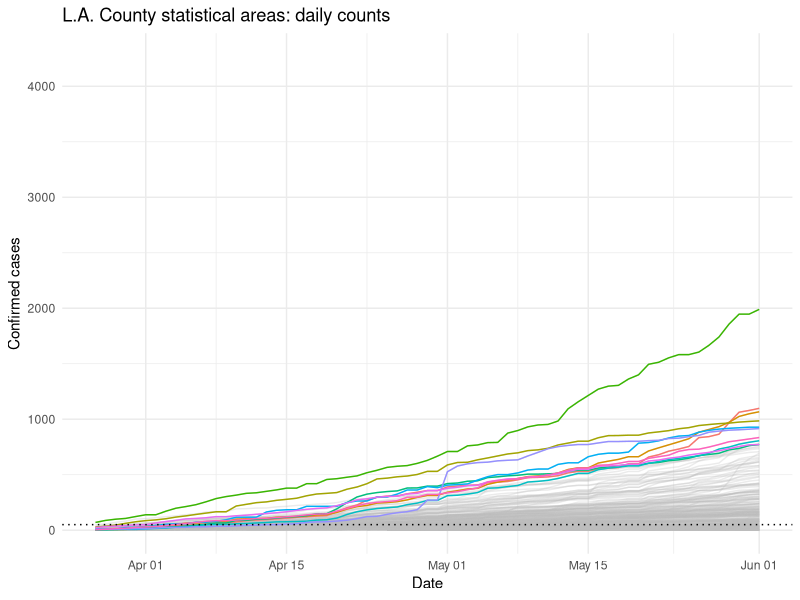
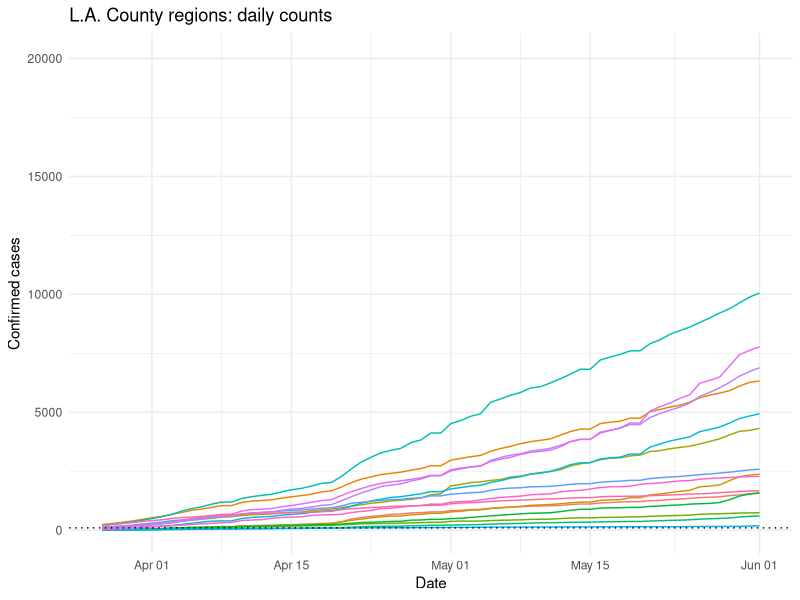
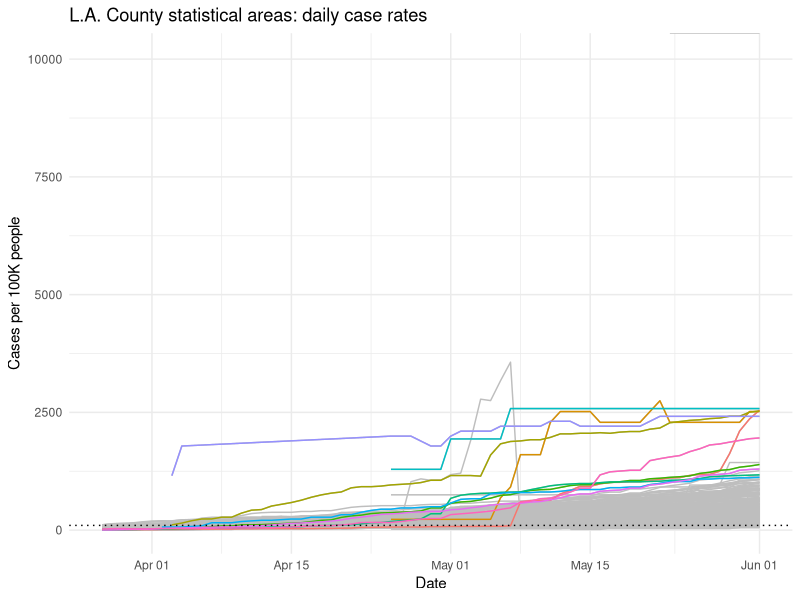
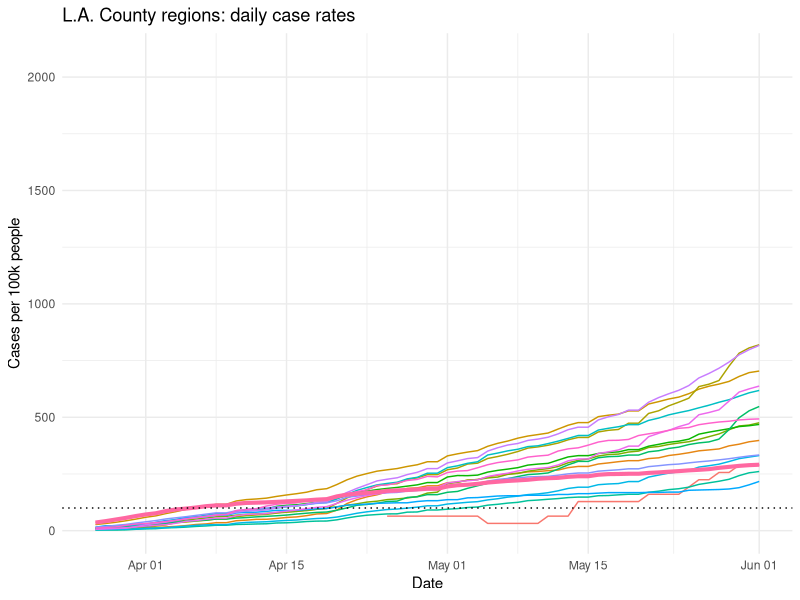
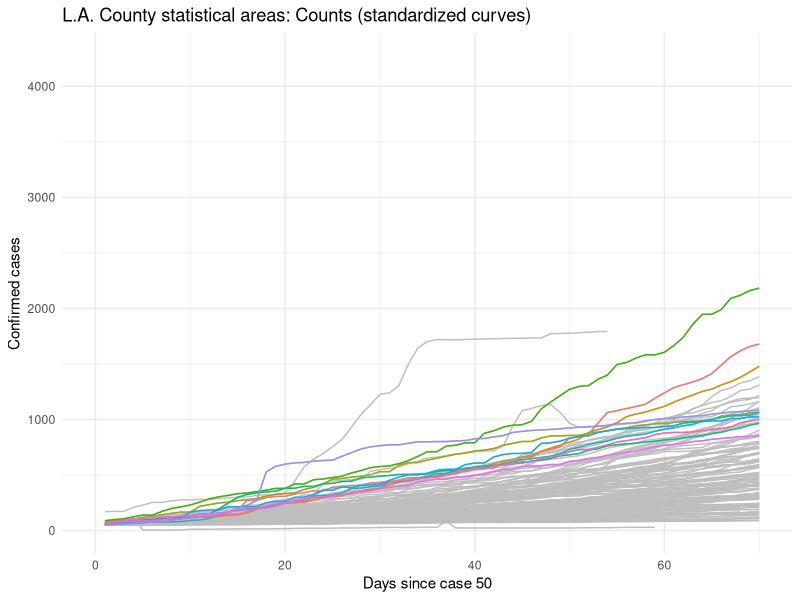
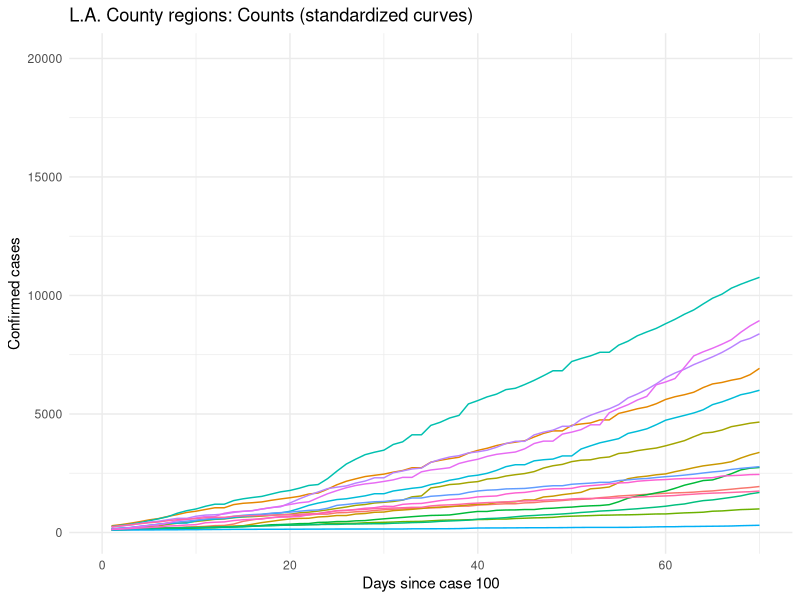
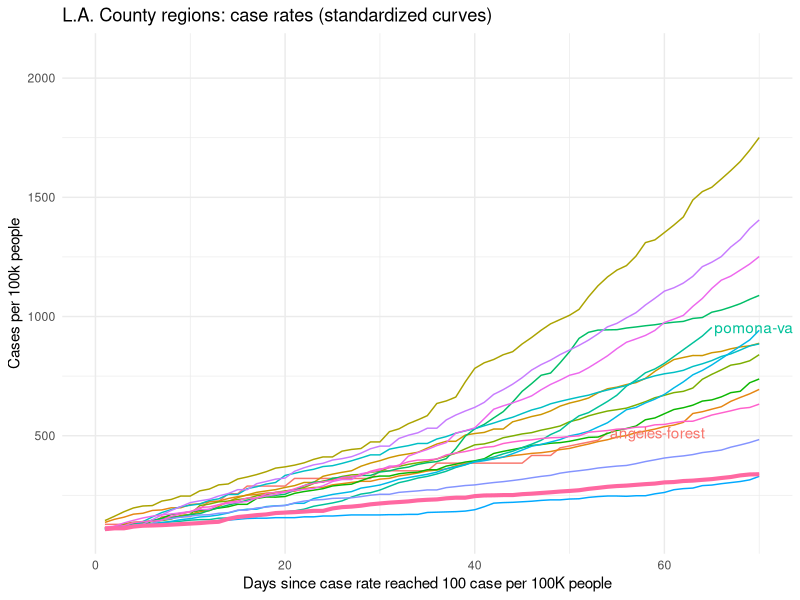
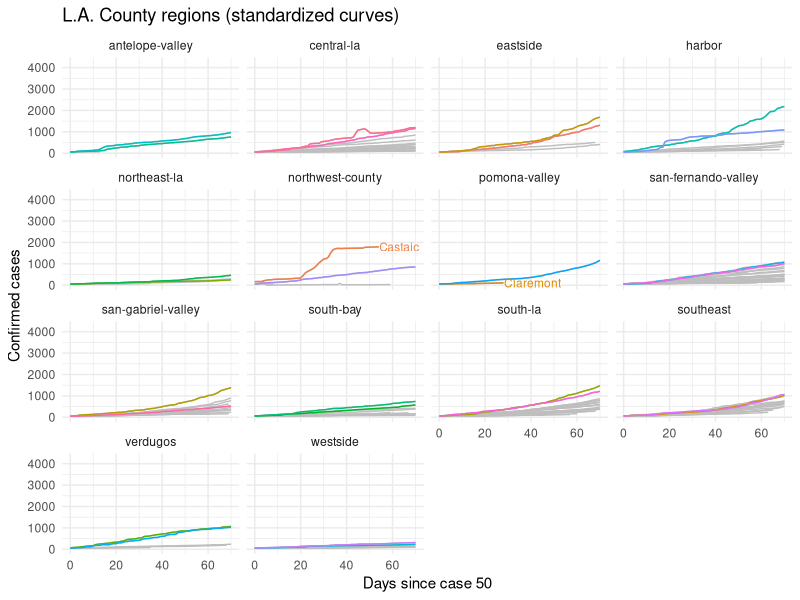

Generate these figures, in order, with R:
library(glue)
library(tidyverse)

case.cutoff = 50
case.rate.cutoff = 100

csa.daily = read_csv('processed/csa-daily-calcs.csv') %>% 
  rename(
    days.since.case.cutoff = glue('days.since.{case.cutoff}.cases'),
    days.since.case.rate.cutoff = glue('days.since.{case.rate.cutoff}.cases.per.100k')
  )

csa.daily.latest = read_csv('processed/csa-daily-calcs-latest.csv') %>%
  rename(
    days.since.case.cutoff = glue('days.since.{case.cutoff}.cases'),
    days.since.case.rate.cutoff = glue('days.since.{case.rate.cutoff}.cases.per.100k')
  )

regions.daily = read_csv('processed/region-daily-calcs.csv') %>% 
  rename(
    days.since.case.cutoff = glue('days.since.{case.cutoff * 2}.cases'),
    days.since.case.rate.cutoff = glue('days.since.{case.rate.cutoff}.cases.per.100k')
  )

regions.daily.latest = read_csv('processed/region-daily-calcs-latest.csv') %>%
  rename(
    days.since.case.cutoff = glue('days.since.{case.cutoff * 2}.cases'),
    days.since.case.rate.cutoff = glue('days.since.{case.rate.cutoff}.cases.per.100k')
  )

max.date = as.Date('2020-06-01')
max.days.since = 70

# csa daily counts --------------------------------------------------------

plot.csa.counts.daily = csa.daily %>%
  filter(confirmed.cases > 0) %>% 
  ggplot(aes(date, confirmed.cases, group = csa.hood.name)) +
  geom_line(color = 'grey', alpha = 0.3) +
  geom_line(
    data = . %>%
      semi_join(
        csa.daily.latest %>%
          arrange(-confirmed.cases) %>%
          head(10),
        by = 'csa.hood.name'
      ),
    aes(color = csa.hood.name)
  ) +
  geom_text(
    data = . %>%
      semi_join(
        csa.daily.latest %>%
          arrange(-confirmed.cases) %>%
          head(10),
        by = 'csa.hood.name'
      ) %>%
      group_by(csa.hood.name) %>%
      filter(date == max(date)),
    aes(
      label = csa.hood.name,
      color = csa.hood.name
    ),
    hjust = 'left',
    nudge_x = 0.25
  ) +
  geom_hline(yintercept = case.cutoff, linetype = "dotted") +
  scale_x_date(limits = c(as.Date('2020-03-27'), max.date)) +
  theme_minimal() +
  theme(legend.position = 'none') +
  xlab('Date') +
  ylab('Confirmed cases') +
  ggtitle('L.A. County statistical areas: daily counts')

plot.csa.counts.daily

# region daily counts -----------------------------------------------------

plot.region.counts.daily = regions.daily %>%
  filter(confirmed.cases > 0) %>% 
  filter(mapla.region.slug != 'angeles-forest') %>% 
  ggplot(aes(date, confirmed.cases, group = mapla.region.slug, color = mapla.region.slug)) +
  geom_line() +
  geom_text(
    data = . %>% 
      group_by(mapla.region.slug) %>% 
      filter(date == max(date)),
    aes(label = mapla.region.slug),
    hjust = 'left',
    nudge_x = 0.25
  ) +
  geom_hline(yintercept = case.cutoff * 2, linetype = 'dotted') +
  scale_x_date(limits = c(as.Date('2020-03-27'), max.date)) +
  theme_minimal() +
  theme(legend.position = 'none') +
  xlab('Date') +
  ylab('Confirmed cases') +
  ggtitle('L.A. County regions: daily counts')

plot.region.counts.daily

# csa daily rates ---------------------------------------------------------

plot.csa.rates.daily = csa.daily %>%
  filter(case.rate.100k > 0) %>% 
  ggplot(aes(date, case.rate.100k, group = csa.hood.name)) +
  geom_line(color = 'grey') +
  geom_line(
    data = . %>%
      semi_join(
        csa.daily.latest %>%
          arrange(-case.rate.100k) %>%
          head(10),
        by = 'csa.hood.name'
      ),
    aes(color = csa.hood.name)
  ) +
  geom_text(
    data = . %>%
      semi_join(
        csa.daily.latest %>%
          arrange(-case.rate.100k) %>%
          head(10),
        by = 'csa.hood.name'
      ) %>%
      group_by(csa.hood.name) %>%
      filter(date == max(date)),
    aes(
      label = csa.hood.name,
      color = csa.hood.name
    ),
    hjust = 'left',
    nudge_x = 0.25
  ) +
  geom_hline(yintercept = case.rate.cutoff, linetype = 'dotted') +
  scale_x_date(limits = c(as.Date('2020-03-27'), max.date)) +
  theme_minimal() +
  theme(legend.position = 'none') +
  xlab('Date') +
  ylab('Cases per 100K people') +
  ggtitle('L.A. County statistical areas: daily case rates')

plot.csa.rates.daily

# region daily rates ------------------------------------------------------

plot.region.rates.daily = regions.daily %>%
  filter(case.rate.100k > 0) %>% 
  ggplot(aes(date, case.rate.100k, group = mapla.region.slug, color = mapla.region.slug)) +
  geom_line() +
  geom_line(
    data = . %>% 
      filter(mapla.region.slug == 'westside'),
    size = 1.4
  ) +
  geom_text(
    data = . %>% 
      group_by(mapla.region.slug) %>% 
      filter(date == max(date)),
    aes(label = mapla.region.slug),
    hjust = 'left',
    nudge_x = 0.25
  ) +
  geom_hline(yintercept = case.rate.cutoff, linetype = 'dotted') +
  scale_x_date(limits = c(as.Date('2020-03-27'), max.date)) +
  theme_minimal() +
  theme(legend.position = 'none') +
  xlab('Date') +
  ylab('Cases per 100k people') +
  ggtitle('L.A. County regions: daily case rates')

plot.region.rates.daily

# csa days since counts ---------------------------------------------------

plot.csa.counts.dayssince = csa.daily %>%
  filter(confirmed.cases > 0) %>%
  filter(days.since.case.cutoff > 0) %>%
  ggplot(aes(days.since.case.cutoff, confirmed.cases, group = csa.hood.name)) +
  geom_line(color = 'grey') +
  geom_line(
    data = . %>%
      semi_join(
        csa.daily.latest %>%
          arrange(-confirmed.cases) %>%
          head(10),
        by = 'csa.hood.name'
      ),
    aes(color = csa.hood.name)
  ) +
  geom_text(
    data = . %>%
      semi_join(
        csa.daily.latest %>%
          arrange(-confirmed.cases) %>%
          head(10),
        by = 'csa.hood.name'
      ) %>%
      group_by(csa.hood.name) %>%
      filter(date == max(date)),
    aes(
      label = csa.hood.name,
      color = csa.hood.name
    ),
    hjust = 'left',
    nudge_x = 0.25
  ) +
  scale_x_continuous(limits = c(0, max.days.since)) +
  theme_minimal() +
  theme(legend.position = 'none') +
  xlab(glue('Days since case {case.cutoff}')) +
  ylab('Confirmed cases') +
  ggtitle('L.A. County statistical areas: Counts (standardized curves)')

plot.csa.counts.dayssince

# region days since counts ------------------------------------------------

plot.region.counts.dayssince = regions.daily %>%
  filter(confirmed.cases > 0) %>%
  filter(days.since.case.cutoff > 0) %>%
  ggplot(aes(days.since.case.cutoff, confirmed.cases, group = mapla.region.slug, color = mapla.region.slug)) +
  geom_line() +
  geom_text(
    data = . %>%
      group_by(mapla.region.slug) %>%
      filter(date == max(date)),
    aes(label = mapla.region.slug),
    hjust = 'left',
    nudge_x = 0.25
  ) +
  scale_x_continuous(limits = c(0, max.days.since)) +
  theme_minimal() +
  theme(legend.position = 'none') +
  xlab(glue('Days since case {case.cutoff * 2}')) +
  ylab('Confirmed cases') +
  ggtitle('L.A. County regions: Counts (standardized curves)')

plot.region.counts.dayssince


# regions days since rates ------------------------------------------------

plot.region.rates.dayssince = regions.daily %>%
  filter(confirmed.cases > 0) %>% 
  filter(days.since.case.rate.cutoff > 0) %>% 
  ggplot(aes(days.since.case.rate.cutoff, case.rate.100k, color = mapla.region.slug)) +
  geom_line() +
  geom_line(
    data = . %>% 
      filter(mapla.region.slug == 'westside'),
    size = 1.4
  ) +
  geom_text(
    data = . %>%
      group_by(mapla.region.slug) %>%
      filter(date == max(date)),
    aes(
      label = mapla.region.slug,
      color = mapla.region.slug
    ),
    hjust = 'left',
    nudge_x = 0.25
  ) +
  scale_x_continuous(limits = c(0, max.days.since)) +
  theme_minimal() +
  theme(legend.position = 'none') +
  xlab(glue('Days since case rate reached {case.rate.cutoff} case per 100K people')) +
  ylab('Cases per 100k people') +
  ggtitle('L.A. County regions: case rates (standardized curves)')

plot.region.rates.dayssince


# regions grid cases ------------------------------------------------------

plot.region.grid.counts.dayssince = csa.daily %>%
  filter(!mapla.region.slug %in% c('angeles-forest', 'santa-monica-mountains', NA)) %>% 
  filter(days.since.case.cutoff >= 0) %>% 
  ggplot(aes(days.since.case.cutoff, confirmed.cases, group = csa.hood.name)) +
  geom_line(color = 'grey') +
  geom_line(
    data = . %>% 
      semi_join(
        csa.daily.latest %>%
          group_by(mapla.region.slug) %>%
          arrange(-confirmed.cases) %>%
          top_n(2, wt = confirmed.cases),
        by = 'csa.hood.name'
      ),
    aes(color = csa.hood.name)
  ) +
  geom_text(
    data = . %>% 
      semi_join(
        csa.daily.latest %>%
          group_by(mapla.region.slug) %>%
          arrange(-confirmed.cases) %>%
          top_n(2, wt = confirmed.cases),
        by = 'csa.hood.name'
      ) %>% 
      group_by(csa.hood.name) %>%
      filter(date == max(date)),
    aes(
      label = csa.hood.name,
      color = csa.hood.name
    ),
    hjust = 'left',
    nudge_x = 0.25,
    size = 3
  ) +
  scale_x_continuous(limits = c(0, max.days.since)) +
  # coord_trans(y = 'log10') +
  facet_wrap(. ~ mapla.region.slug) +
  ggtitle('L.A. County regions (standardized curves)') +
  xlab(glue('Days since case {case.cutoff}')) +
  ylab('Confirmed cases') +
  theme_minimal() +
  theme(legend.position = 'none')

plot.region.grid.counts.dayssince


ggsave('plots/csa-counts-daily.png', plot = plot.csa.counts.daily, width = 12, height = 8)
ggsave('plots/region-counts-daily.png', plot = plot.region.counts.daily, width = 12, height = 8)
ggsave('plots/csa-rates-daily.png', plot = plot.csa.rates.daily, width = 12, height = 8)
ggsave('plots/region-rates-daily.png', plot = plot.region.rates.daily, width = 12, height = 8)

ggsave('plots/csa-counts-dayssince.png', plot = plot.csa.counts.dayssince, width = 12, height = 8)
ggsave('plots/region-counts-dayssince.png', plot = plot.region.counts.dayssince, width = 12, height = 8)
ggsave('plots/region-rates-dayssince.png', plot = plot.region.rates.dayssince, width = 12, height = 8)

ggsave('plots/region-grid-counts-dayssince.png', plot = plot.region.grid.counts.dayssince, width = 12, height = 8)


regions.daily %>% 
  filter(mapla.region.slug %in% c('central-la', 'south-la', 'san-fernando-valley', 'eastside', 'westside', 'south-bay')) %>% 
  select(mapla.region.slug, date, case.rate.100k) %>% 
  pivot_wider(names_from = 'date', values_from = 'case.rate.100k') %>% 
  write_csv('processed/chart-regions-daily-wide.csv')
